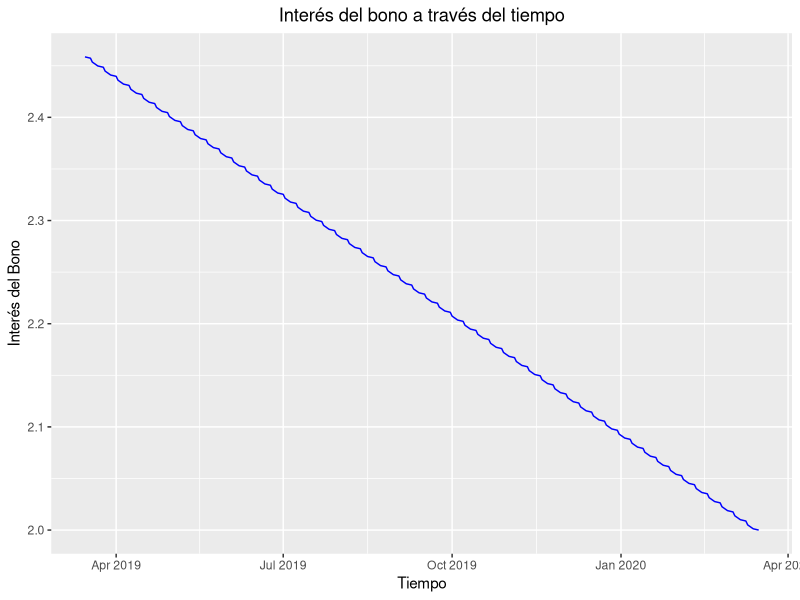
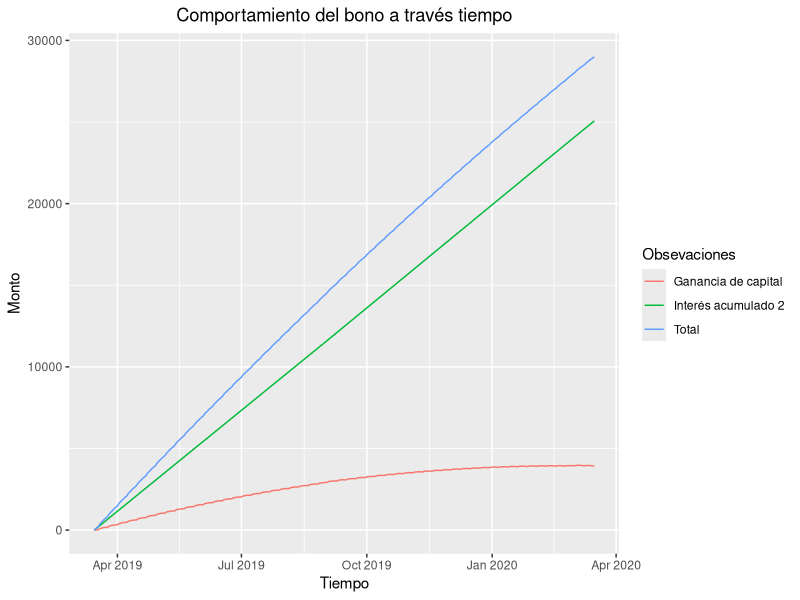
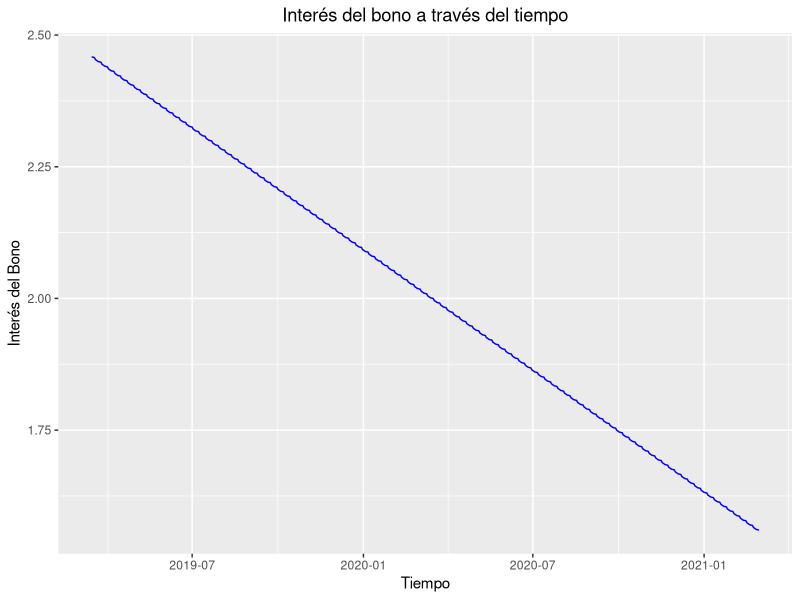
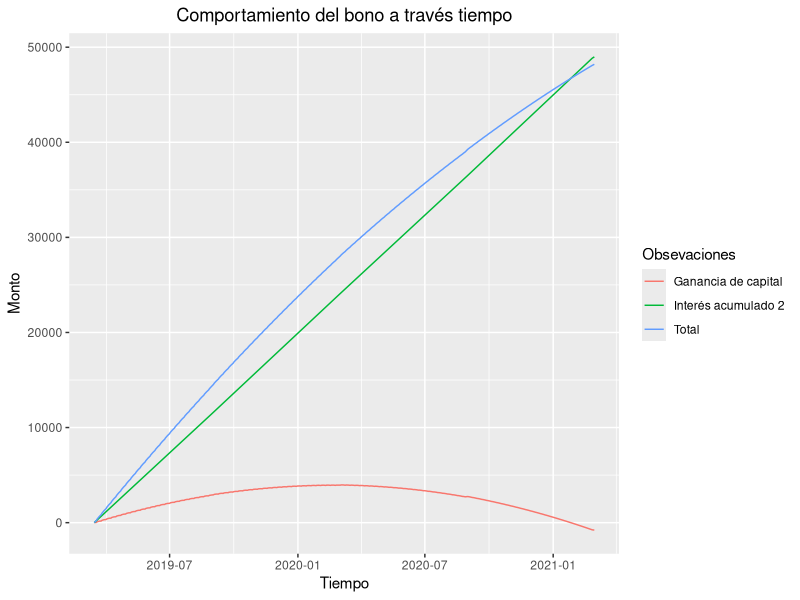
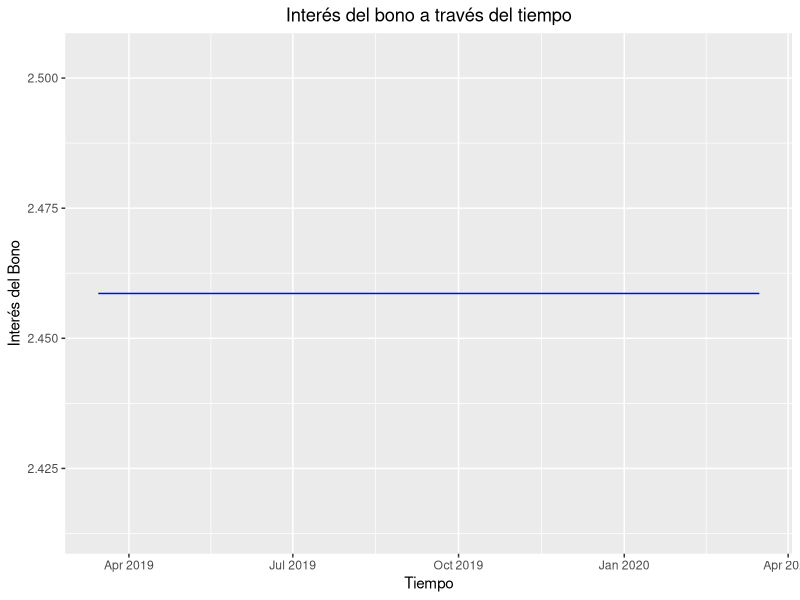
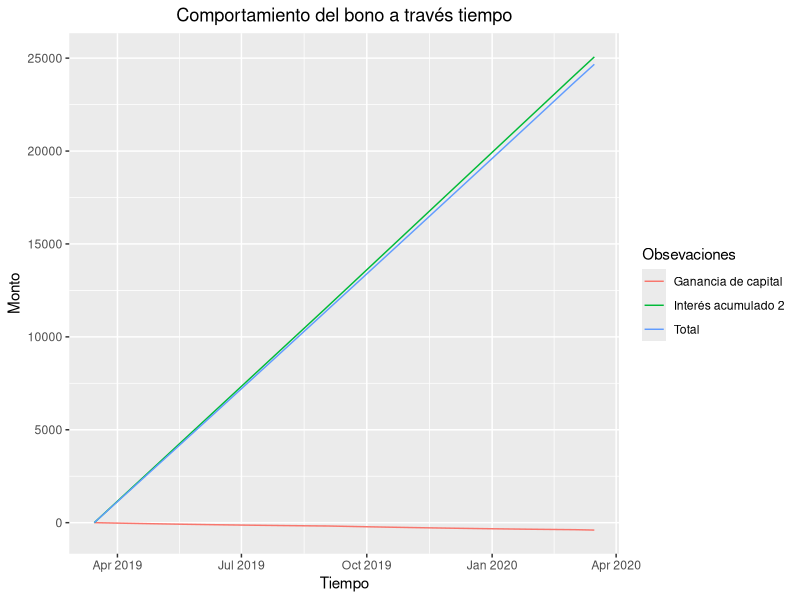
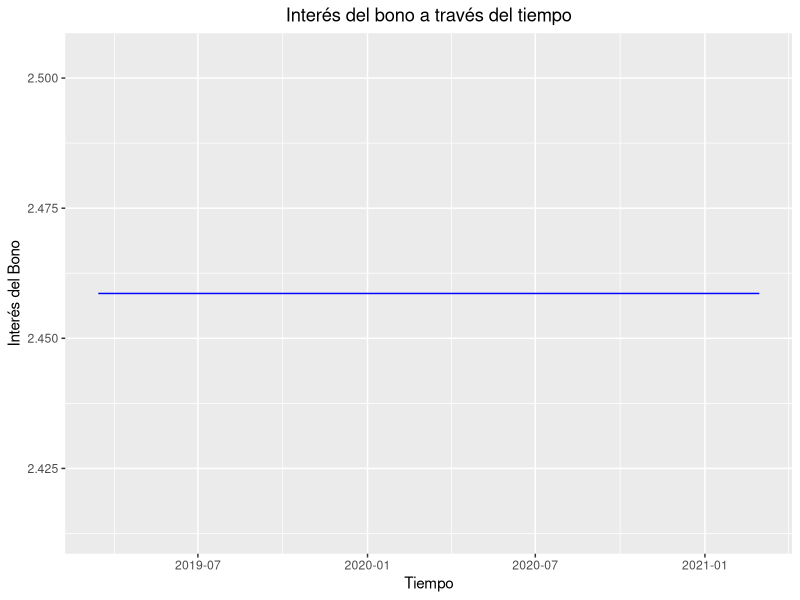
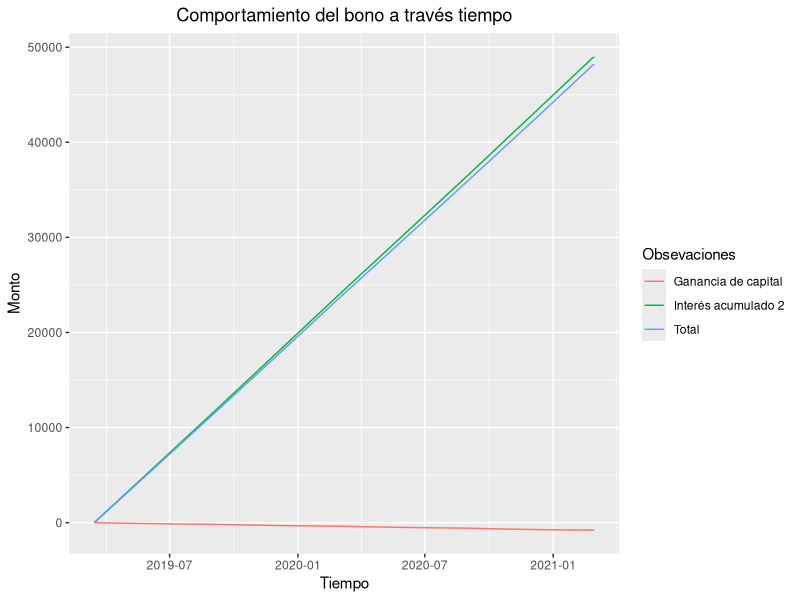

Recreate these plots in R, in order.
## ---- chunk 1
knitr::opts_chunk$set(echo = TRUE)

library(ggplot2)
library(readxl)
library(tidyverse)
library(lubridate)
library(kableExtra)

Bono1 <- read_excel("Ex1.BonoPL.xlsx",
                    col_names = FALSE)
Bono2 <- read_excel("Ex1.BonoPL.xlsx", sheet = "Bond (2)",
                    col_names = FALSE)
Bono3 <- read_excel("Ex1.BonoPL.xlsx", sheet = "Bond (3)",
                    col_names = FALSE)
Bono4 <- read_excel("Ex1.BonoPL.xlsx", sheet = "Bond (4)",
                    col_names = FALSE)


Datos <- Bono1[c(2)]
Datos <- Datos[c(1:10), ]
Datos <- as.data.frame(t(Datos))
colnames(Datos)[1:length(Datos)] <-
  c(
    "ISIN",
    "TICKER",
    "Vencimiento",
    "Cupón(%)",
    "Frequencia cupón",
    "Monto",
    "Subcupon",
    "Liquid (SETT)",
    "Yield de entrada",
    "Precio Compra"
  )

## ---- chunk 2
vectorr <- c()
calculo_precio <-
  function(facial, cupon, tasa, periodos, dias, final) {
    for (i in 1:length(fecha)) {
      if (fecha[i] - fecha_pago[1] >= fecha_pago[2] - fecha_pago[1]) {
        fecha_pago <- fecha_pago[-1]
      }
      if (0 < as.numeric(final - fecha[i])) {
        A <- as.numeric(fecha[i] - fecha_pago[1])
        E <- dias / periodos
        Dsc <- E - A
        tasa_efectiva <- tasa[i] / (periodos * 100)
        N <- length(fecha_pago) - 2
        c <- length(fecha_pago) - c(2:length(fecha_pago))
        cupon_p <- cupon / periodos
        if(N==0){
         t_1<-facial*cupon_p+facial 
         t_2<-tasa_efectiva*Dsc/E+1
         t_3<-facial*A/E*cupon_p
         vectorr[i]<-t_1/t_2-t_3
        }else{
        vectorr[i] <- (
          facial * (1 + tasa_efectiva) ^ (-N - Dsc / E) + facial * cupon_p * sum((1 +
                                                                                    tasa_efectiva) ^ (-c - Dsc / E)) - facial * cupon_p * A / E
        )}
      } else{
        vectorr[i] <- facial
      }
    }
    
    return(vectorr)
  }
creacion_de_columnas <-
  function(interes,
           interes2,
           yas_bond_yld,
           G_capital,
           shock,
           TOTAL,
           Retorno_total,
           YAS_BOND_PX) {
    for (i in 1:(length(fecha) - 1)) {
      if (interes[i] < interes[i + 1]) {
        interes2[i + 1] <- interes2[i] + interes[i + 1] - interes[i]
      } else {
        interes2[i + 1] <-
          interes2[i] + interes[i + 1] - interes[i] + as.numeric(as.character(Datos$Subcupon))
      }#se calcula la columna de INT_ACC
      
      yas_bond_yld[i + 1] <- yas_bond_yld[i] + shock[i]
      G_capital <-
        c(G_capital,
          (YAS_BOND_PX[i + 1] - as.numeric(as.character(
            Datos$`Precio Compra`
          ))) *
            as.numeric(as.character(Datos$Monto)) / 100)
      TOTAL <- c(TOTAL, interes2[i] + G_capital[i])
      Retorno_total <-
        c(Retorno_total, TOTAL[i] / as.numeric(as.character(Datos$Monto)) * 100)
      if (i == (length(fecha) - 1)) {
        TOTAL <- c(TOTAL, interes2[i + 1] + G_capital[i + 1])
        Retorno_total <- c(Retorno_total
                           ,
                           TOTAL[i + 1] / as.numeric(as.character(Datos$Monto)) * 100)
      }
    }
    return(list(
      interes,
      interes2,
      yas_bond_yld,
      G_capital,
      shock,
      TOTAL,
      Retorno_total
    ))
  }
## ---- chunk 3

grafico1 <- function(fechas, tasabono) {
  
  ggplot( data = data.frame(fechas, tasabono), mapping = aes(x = fechas,  y = tasabono) ) +
    geom_line(color="blue") +
    labs(
      y = "Interés del Bono",
      x = "Tiempo",
      title = "Interés del bono a través del tiempo"
    ) + 
    theme(plot.title = element_text(hjust = .5))# colocamos el titulo en el centro
  
}

grafico2 <- function(fechas,`Interes acumulado 2` , total, gcapital) {
  
  Datosgra<-data.frame(fechas, `Interes acumulado 2`, total, gcapital)
  Datosgra<-gather(Datosgra, Obsevaciones, obtenido , names(Datosgra[2]):names(Datosgra[length(Datosgra)]))
  
  ggplot( data =Datosgra, mapping = aes(x = fechas, y = obtenido, group=Obsevaciones, color=Obsevaciones)) + 
    geom_line()+
    scale_color_discrete(labels=c("Ganancia de capital", "Interés acumulado 2", "Total"))+
      labs(
      y = "Monto",
      x = "Tiempo",
      title = "Comportamiento del bono a través tiempo" ) +
    
    theme(plot.title = element_text(hjust = .5))# colocamos el titulo en el centro
  
}
## ---- chunk 4
fecha <- seq(as.Date("2019-03-15"), as.Date("2021-03-01"), "day")
fecha <- fecha[1 < wday(fecha) & wday(fecha) < 7]

interes1_1 <- as.numeric(Bono1$...2[-c(1:15)])
interes1_2 <- (0:(length(interes1_1) - 1))

factor_lineal<--(as.numeric(as.character(Datos$`Yield de entrada`))-as.numeric(as.character(Bono1[3,5])))/as.numeric(as.Date("2020-03-14")-as.Date("2019-03-15"))
ShockF_1<-c(factor_lineal)
ShockF_1<-c(ShockF_1,ShockF_1*as.numeric(fecha[-1]-fecha[-length(fecha)]))
YAS_BOND_YLD_1 <- c(2.458612, rep(0, length(interes1_1) - 1))
for (i in 2:length(YAS_BOND_YLD_1)) {
  YAS_BOND_YLD_1[i] <- YAS_BOND_YLD_1[i - 1] + ShockF_1[i - 1]
}

Gcapital_1 <- c(0)
TOTAL_1 <- c()
Retorno_total_1 <- c()


fecha_pago <- as.Date("2019-02-28")
j <- as.Date("2019-02-28")
while (j + 180 <= as.Date("2021-02-28")) {
  fecha_pago <-
    c(fecha_pago, ceiling_date(j + 180, unit = "month") - 1)
  j = j + 180
}

YAS_BOND_PX_1 <-
  calculo_precio(100, 0.025, YAS_BOND_YLD_1, 2, 360, as.Date("2021-02-28"))

bono_1 <-
  creacion_de_columnas(
    interes1_1,
    interes1_2,
    YAS_BOND_YLD_1,
    Gcapital_1 ,
    ShockF_1,
    TOTAL_1,
    Retorno_total_1,
    YAS_BOND_PX_1
  )
names(bono_1) <-
  c(
    "interes1_1",
    "interes1_2",
    "YAS_BOND_YLD_1",
    "Gcapital_1",
    "ShockF_1",
    "TOTAL_1",
    "Retorno_total_1"
  )
bono1 <-
  data.frame(
    "Fecha de evaluación" = fecha,
    "INT_ACC 1" = bono_1$interes1_1,
    "INT_ACC 2" = bono_1$interes1_2,
    "YAS_BOND_YLD" = bono_1$YAS_BOND_YLD_1,
    "ShockF." = bono_1$ShockF_1,
    "YAS BOND PX" = YAS_BOND_PX_1,
    "Gcapital" = bono_1$Gcapital_1,
    "TOTAL" = bono_1$TOTAL_1,
    "Retorno total (%)" = bono_1$Retorno_total_1
  )
rm(bono_1)

## ---- chunk 5

grafico1(bono1$Fecha.de.evaluación[bono1$Fecha.de.evaluación<=as.Date('2020-03-16')],bono1$YAS_BOND_YLD[bono1$Fecha.de.evaluación<=as.Date('2020-03-16')])

grafico2(bono1$Fecha.de.evaluación[bono1$Fecha.de.evaluación<=as.Date('2020-03-16')],bono1$INT_ACC.2[bono1$Fecha.de.evaluación<=as.Date('2020-03-16')],bono1$TOTAL[bono1$Fecha.de.evaluación<=as.Date('2020-03-16')], bono1$Gcapital[bono1$Fecha.de.evaluación<=as.Date('2020-03-16')] )

## ---- chunk 6

grafico1(bono1$Fecha.de.evaluación,bono1$YAS_BOND_YLD)
grafico2(bono1$Fecha.de.evaluación,bono1$INT_ACC.2,bono1$TOTAL,bono1$Gcapital)

## ---- chunk 7
fecha <- seq(as.Date("2019-03-15"), as.Date("2021-03-01"), "day")
fecha <- fecha[1 < wday(fecha) & wday(fecha) < 7]

interes2_1 <- as.numeric(Bono3$...2[-c(1:15)])
interes2_2 <- (0:(length(interes2_1) - 1))
ShockF_2 <- rep(0, length(interes2_1))
YAS_BOND_YLD_2 <- c(2.458612, rep(0, length(interes2_1) - 1))
for (i in 2:length(YAS_BOND_YLD_2)) {
  YAS_BOND_YLD_2[i] <- YAS_BOND_YLD_2[i - 1] + ShockF_2[i - 1]
}

Gcapital_2 <- c(0)
TOTAL_2 <- c()
Retorno_total_2 <- c()


fecha_pago <- as.Date("2019-02-28")
j <- as.Date("2019-02-28")
while (j + 180 <= as.Date("2021-02-28")) {
  fecha_pago <-
    c(fecha_pago, ceiling_date(j + 180, unit = "month") - 1)
  j = j + 180
}

YAS_BOND_PX_2 <-
  calculo_precio(100, 0.025, YAS_BOND_YLD_2, 2, 360, as.Date("2021-02-28"))

bono_2 <-
  creacion_de_columnas(
    interes2_1,
    interes2_2,
    YAS_BOND_YLD_2,
    Gcapital_2 ,
    ShockF_2,
    TOTAL_2,
    Retorno_total_2,
    YAS_BOND_PX_2
  )
names(bono_2) <-
  c(
    "interes2_1",
    "interes2_2",
    "YAS_BOND_YLD_2",
    "Gcapital_2",
    "ShockF_2",
    "TOTAL_2",
    "Retorno_total_2"
  )
bono2 <-
  data.frame(
    "Fecha de evaluación" = fecha,
    "INT_ACC 1" = bono_2$interes2_1,
    "INT_ACC 2" = bono_2$interes2_2,
    "YAS_BOND_YLD" = bono_2$YAS_BOND_YLD_2,
    "ShockF." = bono_2$ShockF_2,
    "YAS BOND PX" = YAS_BOND_PX_2,
    "Gcapital" = bono_2$Gcapital_2,
    "TOTAL" = bono_2$TOTAL_2,
    "Retorno total (%)" = bono_2$Retorno_total_2
  )

rm(bono_2)
## ---- chunk 8

grafico1(bono2$Fecha.de.evaluación[bono2$Fecha.de.evaluación<=as.Date('2020-03-16')],bono2$YAS_BOND_YLD[bono2$Fecha.de.evaluación<=as.Date('2020-03-16')])

grafico2(bono2$Fecha.de.evaluación[bono2$Fecha.de.evaluación<=as.Date('2020-03-16')],bono2$INT_ACC.2[bono2$Fecha.de.evaluación<=as.Date('2020-03-16')],bono2$TOTAL[bono2$Fecha.de.evaluación<=as.Date('2020-03-16')], bono2$Gcapital[bono2$Fecha.de.evaluación<=as.Date('2020-03-16')] )

## ---- chunk 9

grafico1(bono2$Fecha.de.evaluación,bono2$YAS_BOND_YLD)
grafico2(bono2$Fecha.de.evaluación,bono2$INT_ACC.2,bono2$TOTAL,bono2$Gcapital)

## ---- chunk 10

fecha <- seq(as.Date("2019-03-15"), as.Date("2021-03-01"), "day")
fecha <- fecha[1 < wday(fecha) & wday(fecha) < 7]

interes3_1 <- as.numeric(Bono3$...2[-c(1:15)])
interes3_2 <- (0:(length(interes3_1) - 1))

ShockF_3 <- as.numeric(Bono3$...6[-c(1:15)])
YAS_BOND_YLD_3 <- c(2.458612, rep(0, length(interes2_1) - 1))
for (i in 2:length(YAS_BOND_YLD_3)) {
  YAS_BOND_YLD_3[i] <- YAS_BOND_YLD_3[i - 1] + ShockF_3[i - 1]
}

Gcapital_3 <- c(0)
TOTAL_3 <- c()
Retorno_total_3 <- c()


fecha_pago <- as.Date("2019-02-28")
j <- as.Date("2019-02-28")
while (j + 180 <= as.Date("2021-02-28")) {
  fecha_pago <-
    c(fecha_pago, ceiling_date(j + 180, unit = "month") - 1)
  j = j + 180
}
vectorr <- c()
YAS_BOND_PX_3 <-
  calculo_precio(100, 0.025, YAS_BOND_YLD_3, 2, 360, as.Date("2021-02-28"))

bono_3 <-
  creacion_de_columnas(
    interes3_1,
    interes3_2,
    YAS_BOND_YLD_3,
    Gcapital_3 ,
    ShockF_3,
    TOTAL_3,
    Retorno_total_3,
    YAS_BOND_PX_3
  )
names(bono_3) <-
  c(
    "interes3_1",
    "interes3_2",
    "YAS_BOND_YLD_3",
    "Gcapital_3",
    "ShockF_3",
    "TOTAL_3",
    "Retorno_total_3"
  )
bono3 <-
  data.frame(
    "Fecha de evaluación" = fecha,
    "INT_ACC 1" = bono_3$interes3_1,
    "INT_ACC 2" = bono_3$interes3_2,
    "YAS_BOND_YLD" = bono_3$YAS_BOND_YLD_3,
    "ShockF." = bono_3$ShockF_3,
    "YAS BOND PX" = YAS_BOND_PX_3,
    "Gcapital" = bono_3$Gcapital_3,
    "TOTAL" = bono_3$TOTAL_3,
    "Retorno total (%)" = bono_3$Retorno_total_3
  )
rm(bono_3)

## ---- chunk 11

grafico1(bono3$Fecha.de.evaluación[bono3$Fecha.de.evaluación<=as.Date('2020-03-16')],bono3$YAS_BOND_YLD[bono3$Fecha.de.evaluación<=as.Date('2020-03-16')])

grafico2(bono3$Fecha.de.evaluación[bono3$Fecha.de.evaluación<=as.Date('2020-03-16')],bono3$INT_ACC.2[bono3$Fecha.de.evaluación<=as.Date('2020-03-16')],bono3$TOTAL[bono3$Fecha.de.evaluación<=as.Date('2020-03-16')], bono3$Gcapital[bono3$Fecha.de.evaluación<=as.Date('2020-03-16')] )

## ---- chunk 12

grafico1(bono3$Fecha.de.evaluación,bono3$YAS_BOND_YLD)
grafico2(bono3$Fecha.de.evaluación,bono3$INT_ACC.2,bono3$TOTAL,bono3$Gcapital)

## ---- chunk 13
fecha <- seq(as.Date("2019-03-15"), as.Date("2021-03-01"), "day")
fecha <- fecha[1 < wday(fecha) & wday(fecha) < 7]

interes4_1 <- as.numeric(Bono4$...2[-c(1:15)])
interes4_2 <- (0:(length(interes4_1) - 1))

ShockF_4 <- as.numeric(Bono4$...6[-c(1:15)])
YAS_BOND_YLD_4 <- c(2.458612, rep(0, length(interes2_1) - 1))
for (i in 2:length(YAS_BOND_YLD_4)) {
  YAS_BOND_YLD_4[i] <- YAS_BOND_YLD_4[i - 1] + ShockF_4[i - 1]
}

Gcapital_4 <- c(0)
TOTAL_4 <- c()
Retorno_total_4 <- c()
fecha_pago <- as.Date("2019-02-28")
j <- as.Date("2019-02-28")
while (j + 180 <= as.Date("2021-02-28")) {
  fecha_pago <-
    c(fecha_pago, ceiling_date(j + 180, unit = "month") - 1)
  j = j + 180
}
vectorr <- c()
YAS_BOND_PX_4 <-
  calculo_precio(100, 0.025, YAS_BOND_YLD_4, 2, 360, as.Date("2021-02-28"))
bono_4 <-
  creacion_de_columnas(
    interes4_1,
    interes4_2,
    YAS_BOND_YLD_4,
    Gcapital_4 ,
    ShockF_4,
    TOTAL_4,
    Retorno_total_4,
    YAS_BOND_PX_4
  )
names(bono_4) <-
  c(
    "interes4_1",
    "interes4_2",
    "YAS_BOND_YLD_4",
    "Gcapital_4",
    "ShockF_4",
    "TOTAL_4",
    "Retorno_total_4"
  )
bono4 <-
  data.frame(
    "Fecha de evaluación" = fecha,
    "INT_ACC 1" = bono_4$interes4_1,
    "INT_ACC 2" = bono_4$interes4_2,
    "YAS_BOND_YLD" = bono_4$YAS_BOND_YLD_4,
    "ShockF." = bono_4$ShockF_4,
    "YAS BOND PX" = YAS_BOND_PX_4,
    "Gcapital" = bono_4$Gcapital_4,
    "TOTAL" = bono_4$TOTAL_4,
    "Retorno total (%)" = bono_4$Retorno_total_4
  )

rm(bono_4)

## ---- chunk 14

grafico1(bono4$Fecha.de.evaluación[bono4$Fecha.de.evaluación<=as.Date('2020-03-16')],bono4$YAS_BOND_YLD[bono4$Fecha.de.evaluación<=as.Date('2020-03-16')])

grafico2(bono4$Fecha.de.evaluación[bono4$Fecha.de.evaluación<=as.Date('2020-03-16')],bono4$INT_ACC.2[bono4$Fecha.de.evaluación<=as.Date('2020-03-16')],bono4$TOTAL[bono4$Fecha.de.evaluación<=as.Date('2020-03-16')], bono4$Gcapital[bono4$Fecha.de.evaluación<=as.Date('2020-03-16')] )

## ---- chunk 15

grafico1(bono4$Fecha.de.evaluación,bono4$YAS_BOND_YLD)
grafico2(bono4$Fecha.de.evaluación,bono4$INT_ACC.2,bono4$TOTAL,bono4$Gcapital)
